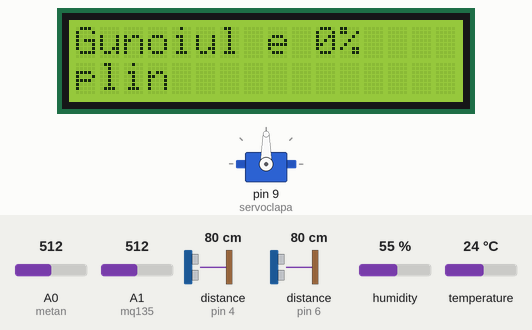
Recording of a sketch running on a simulated Arduino Uno, built with avr-gcc and run on an emulated ATmega328P. Shown: servo, 16×2 character LCD. Wiring (inferred from the names in the program): 2 × ultrasonic range finder: trigger pin 3, echo pin 4 / trigger pin 12, echo pin 6. The inputs (shaded band) are chosen by the test bench; at power-on: distance to the obstacle (sensors on pin 6, pin 4) 80 cm, temperature 24 °C, humidity 55 %, A0 (metan) = 512, A1 (mq135) = 512. The echo pulse lasts 58.3 µs per cm; what the sketch prints to the serial monitor is not drawn.

Above: at 1.4 s.
1.5 s: distance to the obstacle (sensor on pin 6) set to 2 cm
At 7.5 s:
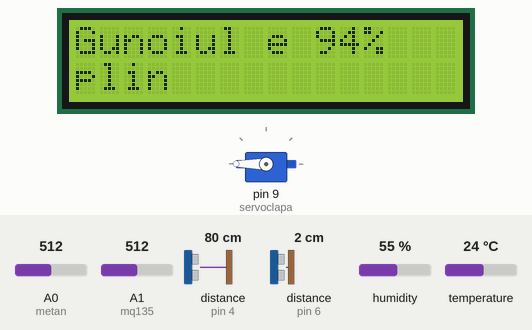
11.9 s: temperature set to 12 °C
At 20.0 s:
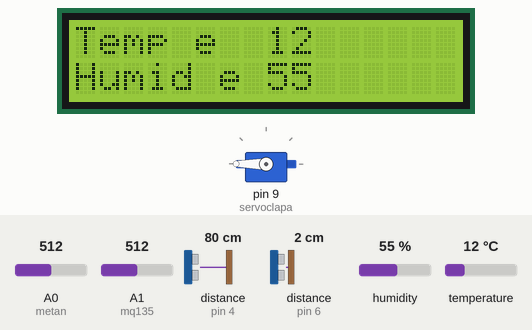
23.0 s: distance to the obstacle (sensor on pin 6) set to 4 cm
At 23.4 s:
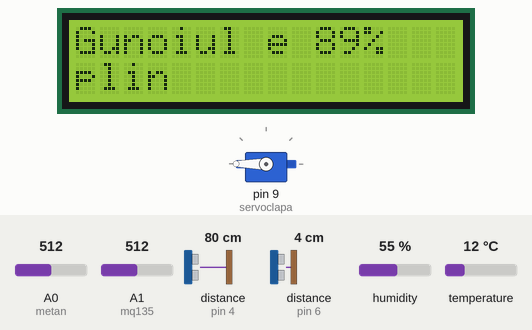
29.2 s: humidity set to 22 %
At 37.2 s:
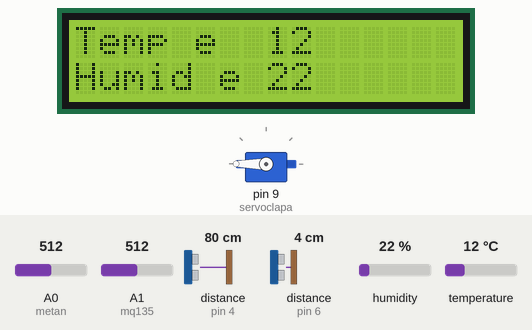
39.7 s: A0 (metan) set to 789
51.1 s: A0 (metan) set to 816
At 62.0 s:
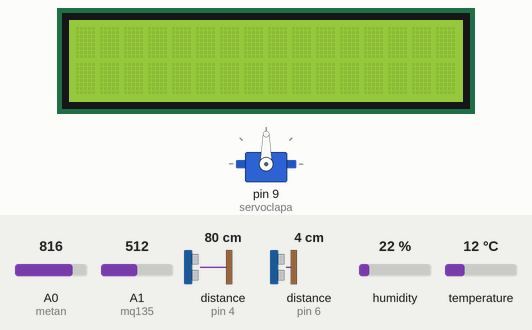
Timing chart, 0 to 63.5 s (numbered marks = the images above; inputs shaded):
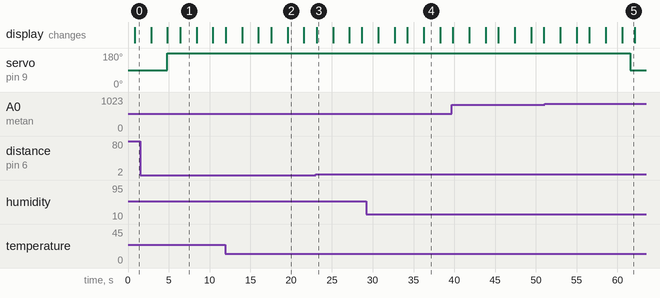

Measured:
- the behaviour switches between 800 and 801 on A0 (metan) (found by bisection; images 4 and 5)
- after the input at 51.1 s, servo on pin 9 (servoclapa): 180° → 90° after 10.5 s
- what the display in image 1 shows lasts 2.0 s, from 6.4 s to 8.4 s
- what the display in image 5 shows lasts 1.5 s, from 60.6 s to 62.1 s

The sketch:

gunoi_ardu.ino
```cpp
#include <DHT11.h>

#include <Servo.h>
#include <LiquidCrystal_I2C.h>


//crearea obiectelor
LiquidCrystal_I2C lcd = LiquidCrystal_I2C(0x27,16,2);
Servo servoclapa;


// gata
//pinii pt ultrasonici
const int pingPin =3;
const int plinPin = 12;
const int echoPin = 4;
const int echo2Pin = 6;
//gata
//pin reset
const int reset = 2;
//gata
//pinii pt senzorii de la statia meteo
DHT11 dht11(10);
const int metan = A0;
const int mq135 = A1;
int send_data[4];
//variabilele utilizate
long duration ,duration2;
int cm ,cm2,x;
int unghi;
int i=1;
int umiditate,ppm_metan,ppm_135;
long val;
long procentaj;


void setup() {
  Serial.begin(9600);

  //initializarea servoului
  servoclapa.attach(9);
  //servoclapa.write(100);

  //initializarea displayului
  lcd.init();
  lcd.backlight();

  //initializarea ultrasonicilor
  pinMode(pingPin, OUTPUT);
  pinMode(plinPin, OUTPUT);
  pinMode(echoPin, INPUT);
  pinMode(echo2Pin, INPUT);
  pinMode(metan , INPUT);
  pinMode(mq135 , INPUT);

  //initializare pin reset
  digitalWrite(reset, HIGH);
  delay(200);
  pinMode(reset, OUTPUT);


  Serial.println("START");
  //setare viteza stepper
}

  void loop() {

  ppm_metan=analogRead(metan);
  ppm_135=analogRead(mq135);
  if(i%2==0){
    send_data[0]=dht11.readTemperature();
    i=i+1;
  }
  else{
    send_data[1]=dht11.readHumidity();
    i=i+1;
  }
  send_data[2]=ppm_metan;
  send_data[3]=ppm_135;


  //citire date de la senzorul din interiorul cosului de gunoi
  digitalWrite(plinPin, LOW);
  delayMicroseconds(2);

  digitalWrite(plinPin, HIGH);
  delayMicroseconds(10);

  digitalWrite(plinPin, LOW);

  duration2 = pulseIn(echo2Pin, HIGH);

  //citire date de la senzorul din exteriorul cosului de gunoi
  digitalWrite(pingPin, LOW);

  delayMicroseconds(2);

  digitalWrite(pingPin, HIGH);

  delayMicroseconds(10);
  digitalWrite(pingPin, LOW);
  duration = pulseIn(echoPin, HIGH);

  //determinare distante in functie de viteza sunetului(0.034cm/microsecunda)
  cm = duration*0.034/2;
  cm2 = duration2*0.043/2;

  //afisarea variabilei procentaj pe ecran
  lcd.setCursor(0, 0);
  lcd.print("Gunoiul e");
  lcd.setCursor(9, 0);
  if(cm2<=39)procentaj=100-(cm2*25.5/10);
  lcd.setCursor(10, 0);
  lcd.print(procentaj);
  lcd.print("%");
  lcd.setCursor(0, 1);
  lcd.print("plin");
  delay(2000);
  lcd.clear();

  lcd.setCursor(0,0);
  lcd.print("Temp e ");
  lcd.setCursor(8,0);
  lcd.print(send_data[0]);
  lcd.setCursor(0,1);
  lcd.print("Humid e");
  lcd.setCursor(8,1);
  lcd.print(send_data[1]);
  delay(2000);
  lcd.clear();

  //deschiderea capacului
  if(cm<20)
  {
    servoclapa.write(93);
  }
  else
  {
    servoclapa.write(181);
    delay(1000);
  }

  //afisare variabile in serial monitor pentru debug eficient si rapid
  /*
  Serial.print("cm=");
  Serial.println(cm);
  Serial.print("unghi=");
  Serial.println(unghi);
  Serial.print("cm2=");
  Serial.println(cm2);
  Serial.print("procentaj=");
  Serial.println(procentaj);
  Serial.print("x=");
  Serial.println(x);
  Serial.print("dht:");
  Serial.print(send_data[0]);
  Serial.print(" ");
  Serial.print("+");
  Serial.print(" ");
  Serial.println(send_data[1]);
  Serial.print("mq135:");
  Serial.println(send_data[3]);
  Serial.print("mq4:");
  Serial.println(send_data[2]);
  Serial.print("i=");
  Serial.println(i);
  */

  //daca se detecteaza metan clapa sta deschisa
  if(send_data[2]>800)servoclapa.write(90);

  //variabila i o ia de la inceput
  if(i == 100)i=1;

  //se pune in vector si procentul pentru a fi transmis in cloud
  send_data[4]=procentaj;

  //se trimite vectorul in nodemcu
  for(int j=0;j<=4;j++){
    Serial.write(send_data[j]);
  }


  //resetarea placii cand "procentaj" iese din multimea (1,99)
  //if(procentaj<1 || procentaj>100)digitalWrite(reset, LOW);
  /*if(procentaj>95){
    servoclapa.write(180);
    delay(500);
    servoclapa.write(90);
  }*/
}
```
